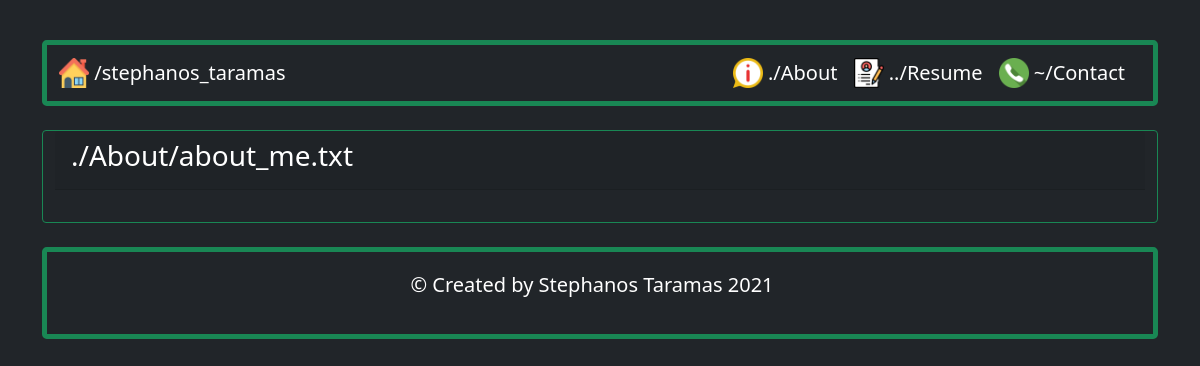
Page /about/ on the earlier database version.
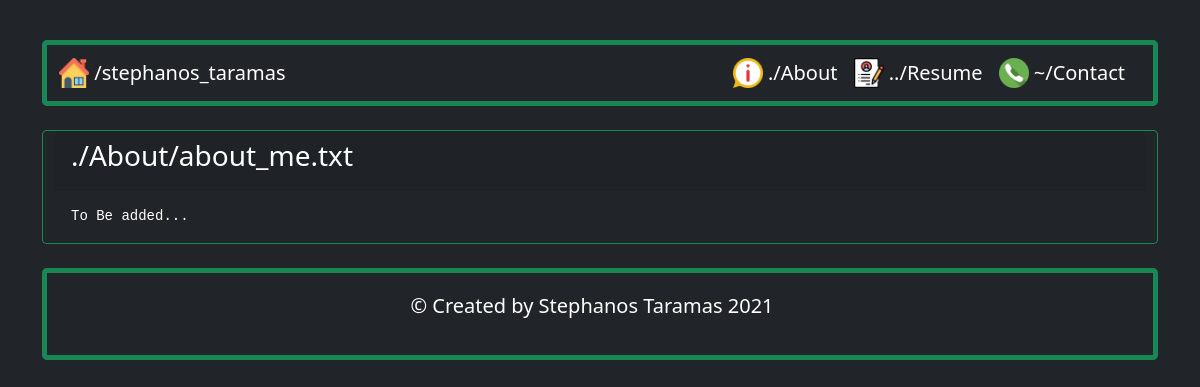
Same page on the later database version.
### about_app/models.py (models this page shows)
class About(models.Model):
    about_text = models.TextField()

### about_app/views.py (the view)
# urls.py: path('', views.about, name='about'),
def about(request):
    text = About.objects.first()
    return render(request,'about_app/about.html', {'text':text})

### about_app/templates/about_app/about.html
{% extends 'home_app/base.html' %}
{% load static %}
{% block content %}
<br>
<div class="container">
    <div class="row">
        <div class="card bg-transparent border-success">
            <div class="card-header">
                <h3>./About/about_me.txt</h3>
            </div>
            <div class="card-body">
                <pre class="card-text">{{ text.about_text }}</pre>
            </div>
        </div>
    </div>
</div>
<br>
{% endblock %}

### home_app/templates/home_app/base.html (shortened to what this page needs)
{% load static %}
<!doctype html>
<html lang="en">
    <head>
        <link href="https://cdn.jsdelivr.net/npm/bootstrap@5.0.0-beta1/dist/css/bootstrap.min.css" rel="stylesheet">
    </head>
    <body class="p-3 mb-2 bg-dark text-white">
        <br>
        <div class="container">
            <nav class="navbar navbar-expand-lg navbar-dark bg-dark border border-5 border-success rounded-3">
                <div class="container-fluid">
                    <a class="navbar-brand" href="{% url 'home_app:home' %}">
                        <img src="{% static 'home_app/house.png' %}" width="30" height="30" class="d-inline-block align-top" alt="">
                        /stephanos_taramas
                    </a>
                    <div class="navbar-nav ml-auto">
                        <a class="navbar-brand ml-auto" href="{% url 'about_app:about' %}">
                            <img src="{% static 'home_app/info(1).png' %}" width="30" height="30" class="d-inline-block align-top" alt="">
                            ./About
                        </a>
                        <a class="navbar-brand ml-auto" href="{% url 'resume_app:resume' %}">
                            <img src="{% static 'home_app/resume.png' %}" width="30" height="30" class="d-inline-block align-top" alt="">
                            ../Resume
                        </a>
                        <a class="navbar-brand ml-auto" href="{% url 'contact_app:contact' %}">
                            <img src="{% static 'home_app/phone.png' %}" width="30" height="30" class="d-inline-block align-top" alt="">
                            ~/Contact
                        </a>
                    </div>
                </div>
            </nav>
        </div>
        <main role="main">
            <div class="container">
                {% block content %}
                {% endblock %}
            </div>
        </main>
        <div class="container">
            <footer class="text-muted">
                <nav class="navbar navbar-expand-lg navbar-dark bg-dark border border-5 border-success rounded-3">
                    <div class="container-fluid">
                        <div class="navbar-brand mx-auto">
                            <p class="navbar-brand">© Created by Stephanos Taramas {% now "Y" %}</p>
                        </div>
                    </div>
                </nav>
            </footer>
        </div>
    </body>
</html>

Differences in the rows shown:
added About: about_text "To Be added..."
